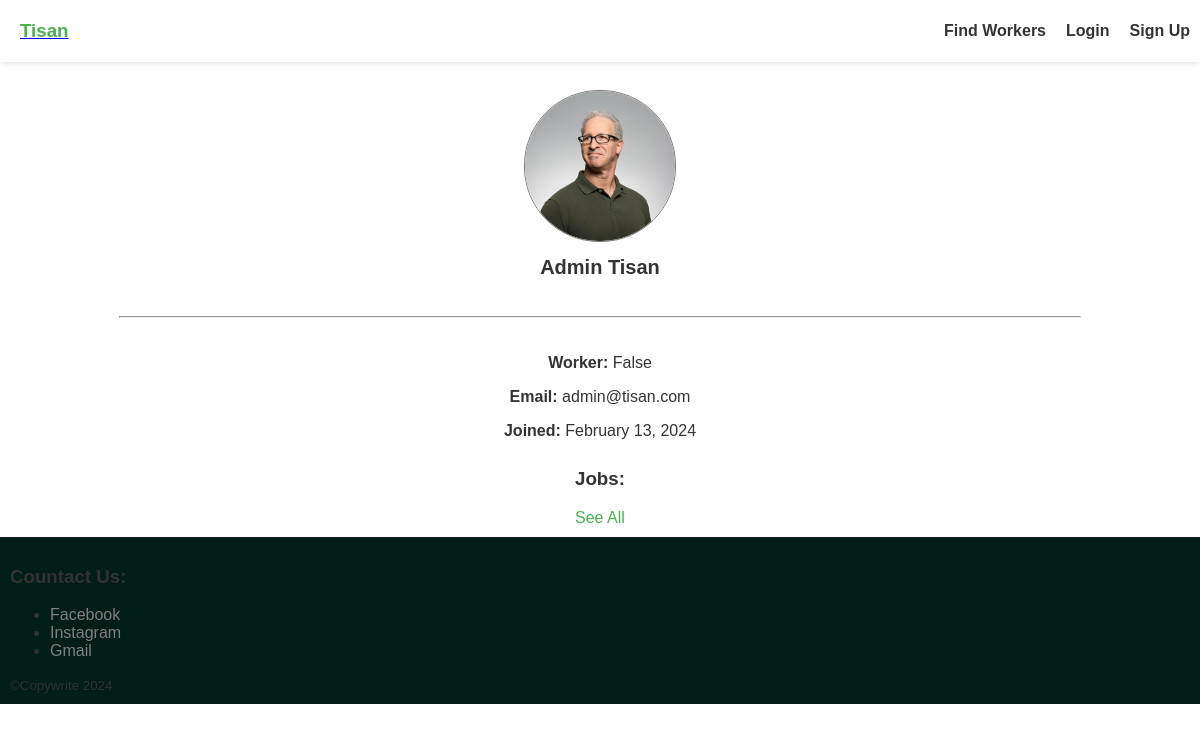
Screenshot of /account/profile/51ecba7c947e44bea3471a2f14460a47/ with the database file from the repository.
### core/models.py (models this page shows)
class User(AbstractUser):
    id = models.UUIDField(primary_key=True, default=uuid4, editable=False)
    email = models.EmailField(unique=True)
    image = models.ImageField(default='images/avarter.png', upload_to='images/')
    stars = models.IntegerField(default=0)
    worker = models.BooleanField(default=False)
    USERNAME_FIELD = 'email'
    REQUIRED_FIELDS = []

### core/views.py (the view)
# urls.py: path('account/profile/<str:pk>/', profile, name='profile'),
def profile(request, pk):
    user = get_object_or_404(User, id=pk)
    if user.worker:
        posts = Post.objects.filter(host=user)
    else:
        posts = Job.objects.filter(host=user)
    paginator = Paginator(posts, per_page=10)
    page = request.GET.get('page')
    try:
        current_page = paginator.page(page)
    except PageNotAnInteger:
        current_page = paginator.page(1)
    except EmptyPage:
        current_page = paginator.page(paginator.num_pages)
    context = { "current_page":current_page, 'user':user, "posts":posts}
    return render(request, "core/profile.html", context)

### core/templates/core/profile.html (shortened to what this page needs)
{% extends "core/base.html" %}
{% block content %}
<div class="profile-container">
    <div class="profile-header">
        <img src="{{ user.image.url }}" alt="{{ user.first_name }} {{ user.last_name }}" class="profile-image">
        <h2 class="profile-name">{{ user.first_name }} {{ user.last_name }}</h2>
    </div>
    <hr class="profile-divider">
    <div class="profile-details">
        <p class="profile-info"><b>Worker:</b> {{ user.worker }}</p>
        <p class="profile-info"><b>Email:</b> {{ user.email }}</p>
        <p class="profile-info"><b>Joined:</b> {{ user.date_joined|date:"F d, Y" }}</p>
    </div>
    <div class="profile-skills">
        {% if user.worker %}<h3 class="profile-skills-title">Posts:</h3>{% else %}<h3 class="profile-skills-title">Jobs:</h3>{% endif %}
        <div class="toggle-button" onclick="toggleContent()">See All</div>
    </div>
</div>
{% endblock %}

### rows the page displays
User: image (picture), first_name "Admin", last_name "Tisan", worker "False", email "admin@tisan.com", date_joined "February 13, 2024"
